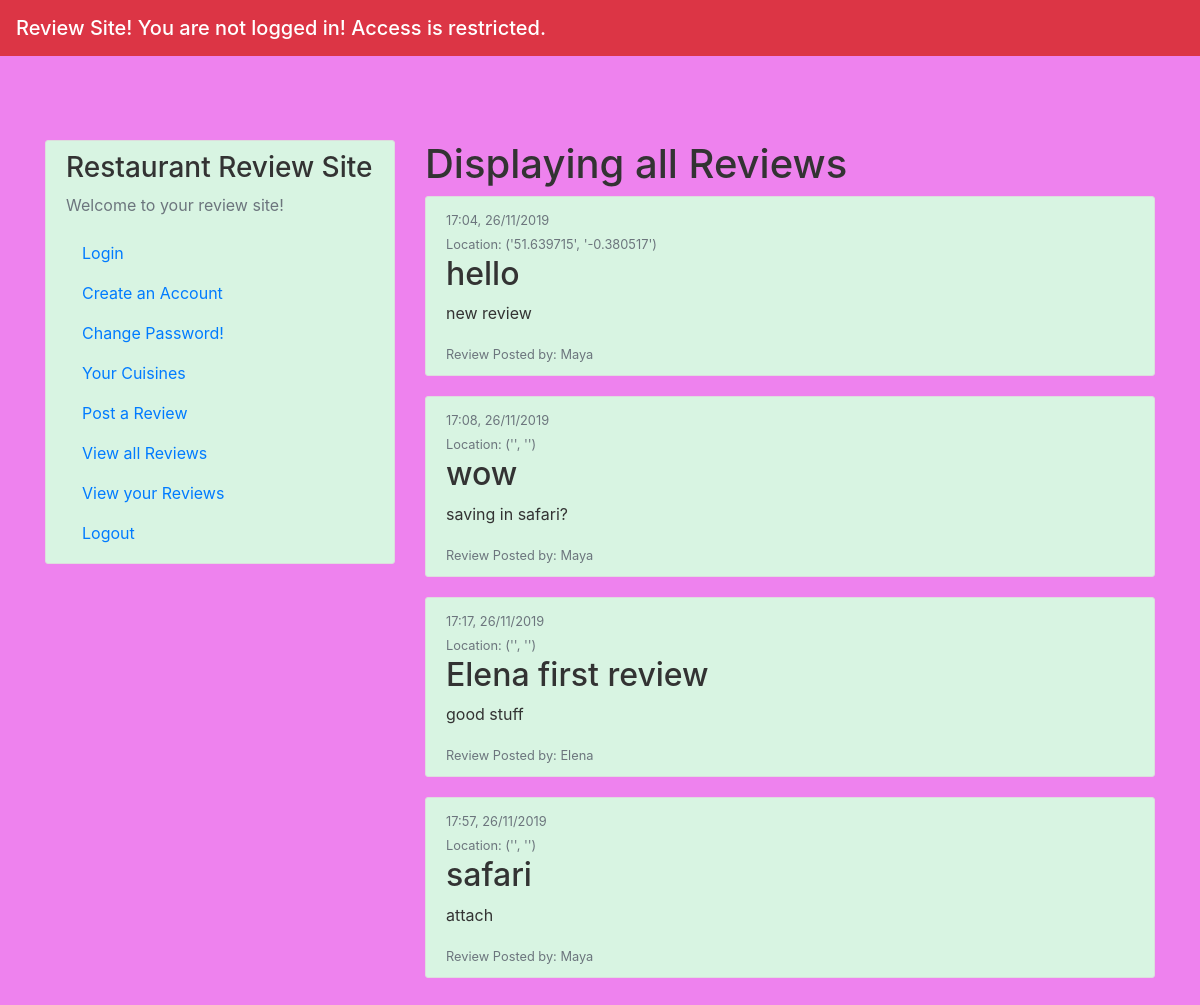
The page /view_all on the database as committed earlier.
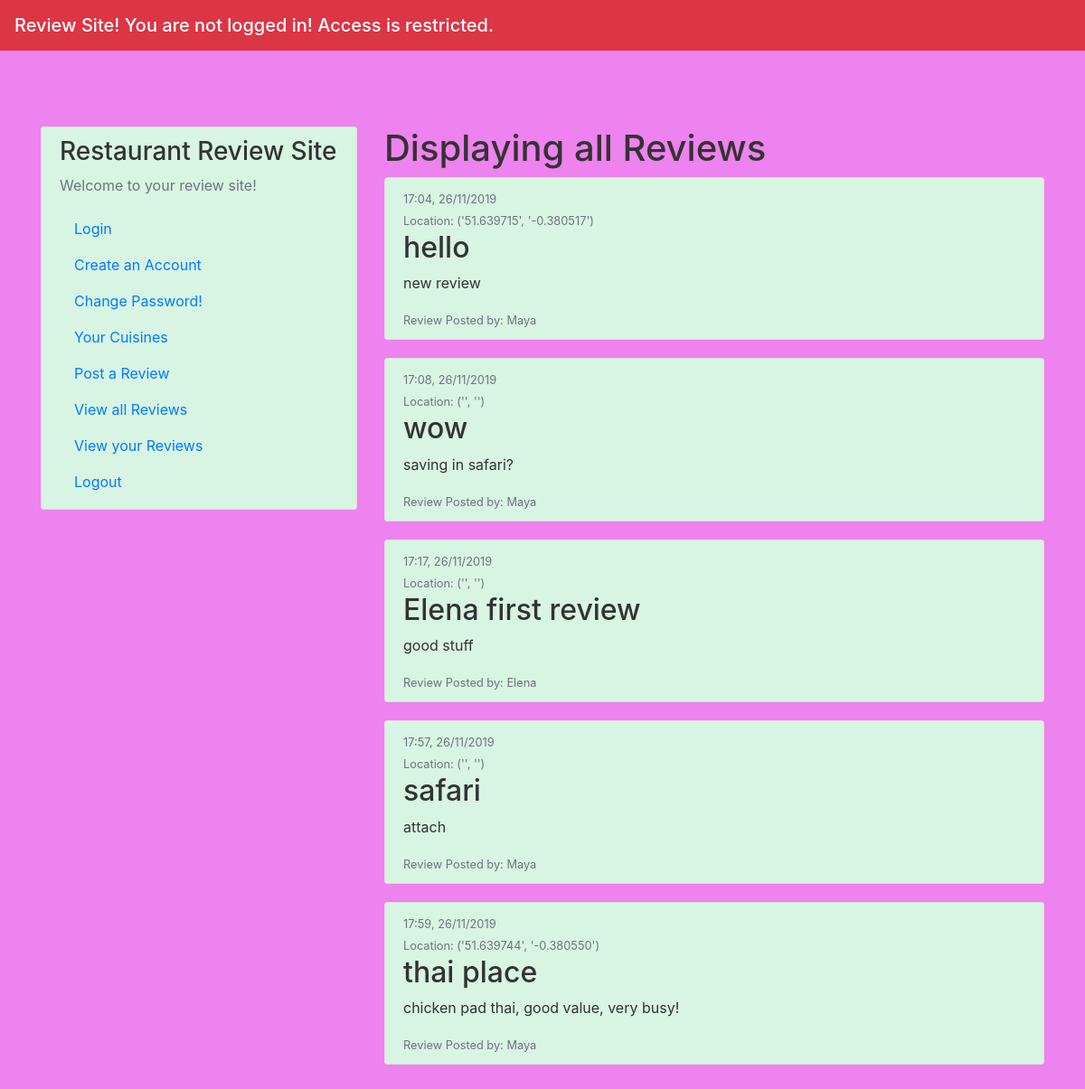
The same page on the database as committed later.
### app/models.py (models this page shows, shortened)
class Items(db.Model):
    id = db.Column(db.Integer, primary_key=True)
    restaurant = db.Column(db.String(20), unique=False, nullable=False)
    content = db.Column(db.String(120), unique=True, nullable=False)
    date_posted = db.Column(db.DateTime, nullable=False, default=datetime.utcnow)
    location_long = db.Column(db.String(120), unique=False, nullable=True)
    location_lat = db.Column(db.String(120), unique=False, nullable=True)
    user_id = db.Column(db.Integer, db.ForeignKey('accounts.id'), nullable=False)

### app/views.py (the view)
@app.route("/view_all")
def view_all():
    posts = Items.query.all()
    if posts == []:
        flash('No reviews to display yet!')
        app.logger.warning("NO REVIEWS DISPLAYED")
    else:
        app.logger.info('DISPLAYING REVIEWS')
        for post in posts:
            post.username = (post.accounts.username).capitalize()
        return render_template('view_all.html', posts=posts)

### app/templates/view_all.html (shortened to what this page needs)
{% extends "index.html" %}
{% block content %}
<h1> Displaying all Reviews</h1>
    {% for post in posts %}
        <article class="media content-section">
          <div class="media-body">
            <div class="article-metadata">
                <small class="text-muted">{{ post.date_posted.strftime("%H:%M, %d/%m/%Y") }}
                <br> Location: {{  post.location_lat, post.location_long }} </small>
            </div>
            <h2><a class="article-title">{{ post.restaurant }}</a> </h2>
            <p class="article-content">{{ post.content }}</p>
            <small class="text-muted">Review Posted by: {{ post.username }} </small>
          </div>
        </article>
    {% endfor %}
{% endblock content %}

### app/templates/index.html (shortened to what this page needs)
<!DOCTYPE html>
<html lang="en">
  <head>
      <link rel="stylesheet" href="https://maxcdn.bootstrapcdn.com/bootstrap/4.0.0/css/bootstrap.min.css">
      <link rel="stylesheet" type="text/css" href="{{ url_for('static', filename='main.css') }}">
      <link rel="stylesheet" href="https://cdnjs.cloudflare.com/ajax/libs/font-awesome/4.7.0/css/font-awesome.min.css">
  </head>
  <body>
      <header class="site-header">
      <nav class="navbar navbar-dark bg-primary fixed-top bg-danger">
        <span class="navbar-brand mb-0 h1"> Review Site!
          {% if current_user.is_authenticated %}
          Hi {{ current_user.username }} you are logged in!
          {% else %}
          You are not logged in! Access is restricted.
          {% endif %}
        </span>
      </nav>
      </header>
      <main class="container">
        <div class="row">
          <div class="col-md-4">
            <div class="content-section">
              <h3> Restaurant Review Site</h3>
              <p class='text-muted'>Welcome to your review site! </p>
                <ul class="list-group">
                  <li><a class="nav-item nav-link" href="/login">Login</a> </li>
                  <li><a class="nav-item nav-link" href="/register">Create an Account</a></li>
                  <li><a class="nav-item nav-link" href="/password_change">Change Password!</a></li>
                  <li><a class="nav-item nav-link" href="/preferences">Your Cuisines</a></li>
                  <li><a class="nav-item nav-link" href="/post_rev">Post a Review</a></li>
                  <li><a class="nav-item nav-link" href="/view_all">View all Reviews</a></li>
                  <li><a class="nav-item nav-link" href="/view_user">View your Reviews</a></li>
                  <li><a class="nav-item nav-link" href="/logout" >Logout</a></li>
                </ul>
            </div>
          </div>
          <div class="col-md-8">
            {% block content %}{% endblock %}
          </div>
        </div>
      </main>
  </body>
</html>

### app/static/main.css (style rules this page uses)
body { background: #61b2e3; color: #333333; margin-top: 5rem; padding: 60px 0; background-color: rgb(238, 130, 238); }
.content-section { background: #ffffff; padding: 10px 20px; border: 1px solid #dddddd; border-radius: 3px; margin-bottom: 20px; transition: background-color 2s ease; -webkit-transition: background-color 2s ease; -moz-transition: background-color 2s ease; -o-transition: background-color 2s ease; -ms-transition: background-color 2s ease; }
ul { list-style-type: none; }
.navbar { background-color: pink; }

Rows that differ between the two databases and show on the page:
added Items: date_posted "17:59, 26/11/2019", location_lat+location_long "('51.639744', '-0.380550')", restaurant "thai place", content "chicken pad thai, good value, very busy!", username "Maya"
